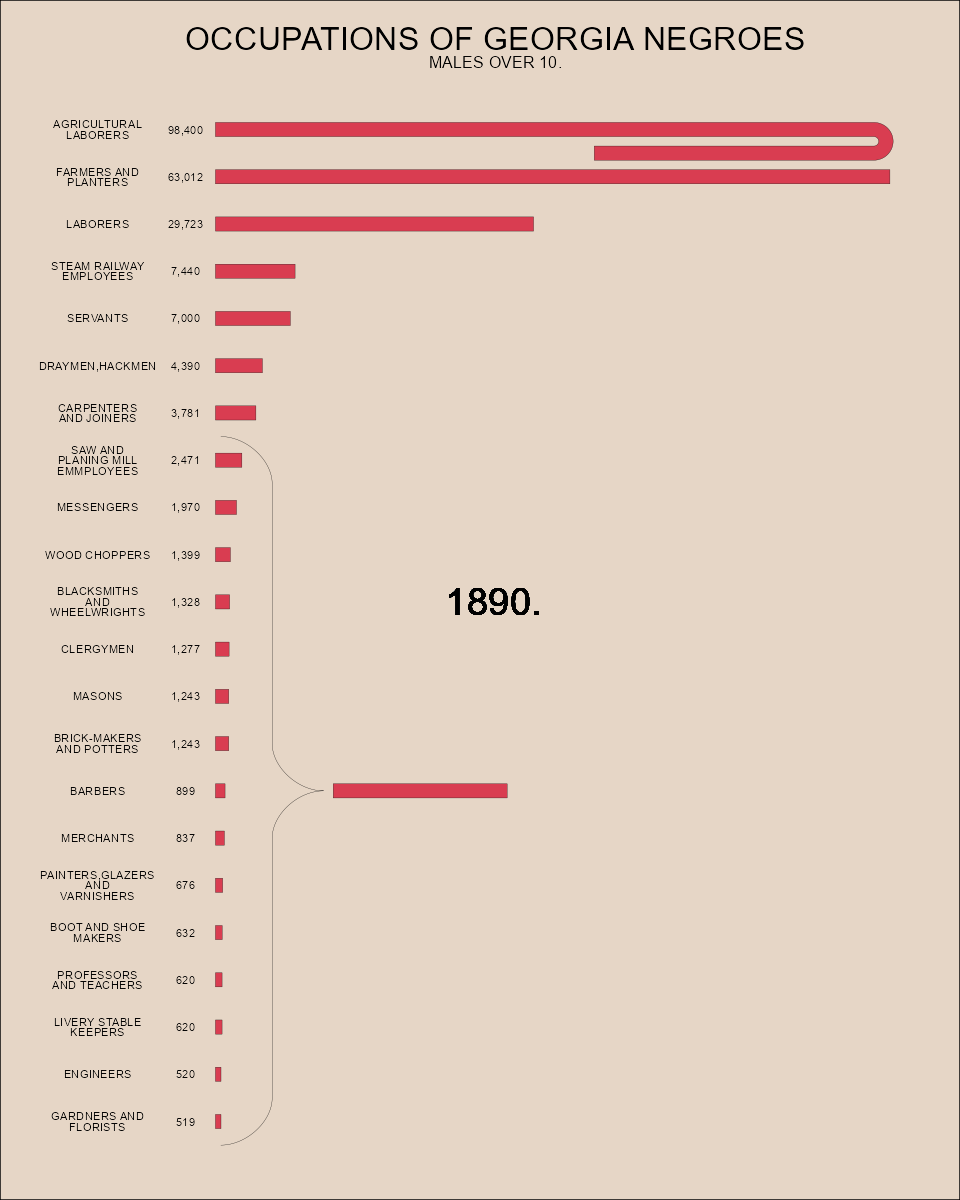

Here is the R script that generated this plot:
library(dplyr)
library(tidyr)
library(ggplot2)

# 1 - Load Data -----
data <- read.csv("./week 08/data.csv") %>%
  mutate(rank = nrow(data) - row_number())

# 2 - Format data -----
polygon_data <- data %>%
  mutate(rank = row_number()) %>%
  group_by(Occupation)

bar_width <- 0.2
same_bar_dist <- 0.1


# 3 - Functions ----
# Adding curly braces 
# Function to create a curly bracket
# OBS.: Not working as expected
create_smooth_brace <- function(x1, y1, x2, y2, width = NULL, n_points = 100) {
  # Default width if not provided
  if(is.null(width)) {
    width <- abs(y2 - y1) * 0.25
  }
  
  # Create a parameter t that goes from 0 to 1
  t <- seq(0, 1, length.out = n_points)
  
  # Create Bézier curve segments for a curly brace
  # These approximate the SVG path with proper curves
  brace <- data.frame(x = numeric(0), y = numeric(0))
  
  # First curve: bottom to first bend
  p0x <- 2; p0y <- 0  # Start point
  p1x <- 2; p1y <- 1  # Control point 1
  p2x <- 3; p2y <- 2  # Control point 2
  p3x <- 4; p3y <- 2  # End point
  
  x_vals <- (1-t)^3*p0x + 3*(1-t)^2*t*p1x + 3*(1-t)*t^2*p2x + t^3*p3x
  y_vals <- (1-t)^3*p0y + 3*(1-t)^2*t*p1y + 3*(1-t)*t^2*p2y + t^3*p3y
  brace <- rbind(brace, data.frame(x = x_vals, y = y_vals))
  
  # Straight line segment
  brace <- rbind(brace, data.frame(x = c(4, 15), y = c(2, 2)))
  
  # Second curve: to middle point
  p0x <- 15; p0y <- 2  # Start point
  p1x <- 16; p1y <- 2  # Control point 1
  p2x <- 17; p2y <- 3  # Control point 2
  p3x <- 17; p3y <- 4  # End point
  
  x_vals <- (1-t)^3*p0x + 3*(1-t)^2*t*p1x + 3*(1-t)*t^2*p2x + t^3*p3x
  y_vals <- (1-t)^3*p0y + 3*(1-t)^2*t*p1y + 3*(1-t)*t^2*p2y + t^3*p3y
  brace <- rbind(brace, data.frame(x = x_vals, y = y_vals))
  
  # Third curve: middle to second bend
  p0x <- 17; p0y <- 4  # Start point
  p1x <- 17; p1y <- 3  # Control point 1
  p2x <- 18; p2y <- 2  # Control point 2
  p3x <- 19; p3y <- 2  # End point
  
  x_vals <- (1-t)^3*p0x + 3*(1-t)^2*t*p1x + 3*(1-t)*t^2*p2x + t^3*p3x
  y_vals <- (1-t)^3*p0y + 3*(1-t)^2*t*p1y + 3*(1-t)*t^2*p2y + t^3*p3y
  brace <- rbind(brace, data.frame(x = x_vals, y = y_vals))
  
  # Straight line segment
  brace <- rbind(brace, data.frame(x = c(19, 30), y = c(2, 2)))
  
  # Fourth curve: to end
  p0x <- 30; p0y <- 2  # Start point
  p1x <- 31; p1y <- 2  # Control point 1
  p2x <- 32; p2y <- 1  # Control point 2
  p3x <- 32; p3y <- 0  # End point
  
  x_vals <- (1-t)^3*p0x + 3*(1-t)^2*t*p1x + 3*(1-t)*t^2*p2x + t^3*p3x
  y_vals <- (1-t)^3*p0y + 3*(1-t)^2*t*p1y + 3*(1-t)*t^2*p2y + t^3*p3y
  brace <- rbind(brace, data.frame(x = x_vals, y = y_vals))
  
  # Normalize coordinates (original width = 32, height = 4)
  brace$x <- brace$x / 32
  brace$y <- brace$y / 4
  
  # Transform to target position and size
  vertical <- abs(x2 - x1) < abs(y2 - y1)
  
  if (vertical) {
    # For vertical brace
    height <- abs(y2 - y1)
    if (y2 > y1) {
      # Pointing up
      result <- data.frame(
        x = x1 + brace$y * width,
        y = y1 + brace$x * height
      )
    } else {
      # Pointing down
      result <- data.frame(
        x = x1 + (1 - brace$y) * width,
        y = y1 + (1 - brace$x) * height
      )
    }
  } else {
    # For horizontal brace
    width_actual <- abs(x2 - x1)
    if (x2 > x1) {
      # Pointing right
      result <- data.frame(
        x = x1 + brace$x * width_actual,
        y = y1 + brace$y * width
      )
    } else {
      # Pointing left
      result <- data.frame(
        x = x1 + (1 - brace$x) * width_actual,
        y = y1 + brace$y * width
      )
    }
  }
  
  return(result)
}


# with semi circle ----
create_stretched_semicircle <- function(point1, point2, n_points = 20, 
                                        x_stretch = 2, orientation = "below") {
  # point1 and point2 should be vectors of the form c(x, y)
  # x_stretch controls the stretching factor in the x direction
  # orientation can be "below" or "above" to determine the direction of the arc
  
  # Calculate the midpoint between the two points
  midpoint <- c(
    (point1[1] + point2[1]) / 2,
    (point1[2] + point2[2]) / 2
  )
  
  # Calculate the distance between the points
  width <- sqrt((point2[1] - point1[1])^2 + (point2[2] - point1[2])^2)
  
  # Calculate the height of the semi-circle
  radius <- width / 2
  
  # Calculate the angle of the line between the points
  angle <- atan2(point2[2] - point1[2], point2[1] - point1[1])
  
  # Generate points for the stretched semi-circle
  result <- tibble(x = numeric(n_points), y = numeric(n_points))
  
  for (i in 1:n_points) {
    # Angle parameter from 0 to pi
    t <- (i - 1) * pi / (n_points - 1)
    
    # Determine sign for orientation
    orientation_factor <- ifelse(orientation == "below", -1, 1)
    
    # Calculate point on a unit semi-circle, but stretch x by the factor
    circle_x <- cos(t) * radius * x_stretch  # Apply x_stretch here
    circle_y <- orientation_factor * sin(t) * radius
    
    # Rotate the point
    rotated_x <- circle_x * cos(angle) - circle_y * sin(angle)
    rotated_y <- circle_x * sin(angle) + circle_y * cos(angle)
    
    # Translate to midpoint
    result$x[i] <- midpoint[1] + rotated_x
    result$y[i] <- midpoint[2] + rotated_y
  }
  
  return(result)
}


bar_width <- 0.2
same_bar_dist <- 0.1
cut_value <- 63012

polygon_data <- data %>%
  mutate(rank = nrow(data) - row_number()) %>%
  group_by(Occupation) %>%
  # First get the basic information
  mutate(
    needs_wrap = Count > cut_value,
    wrap_points = purrr::map(needs_wrap, function(wrap) {
      if(wrap) {
        
        outer_curve_points <- create_semicircle(c(cut_value - 1500,-bar_width/2 - same_bar_dist - bar_width), 
                                                c(cut_value - 1500,bar_width/2),orientation="below",n_points=100,y_stretch = 4500)
        inner_curve_points <- create_semicircle(c(cut_value - 1500,-bar_width/2),
                                                c(cut_value - 1500,-bar_width/2 - same_bar_dist), 
                                                orientation="above",y_stretch = 4500)
        
        tibble(
          x = c(0, outer_curve_points$x ,
                Count-cut_value, Count-cut_value,
                inner_curve_points$x ,0),
          y_offset = c(bar_width/2, outer_curve_points$y,
                       -bar_width/2 - same_bar_dist - bar_width,-bar_width/2 - same_bar_dist,
                       inner_curve_points$y,-bar_width/2),
          point_order = 1:124
        )
      } else {
        # For regular counts, create a simple rectangle
        tibble(
          x = c(0, Count, Count, 0),
          y_offset = c(bar_width/2, bar_width/2, -bar_width/2, -bar_width/2),
          point_order = 1:4
        )
      }
    })
  ) %>%
  unnest(wrap_points) %>%
  mutate(
    y = rank + y_offset
  ) %>%
  arrange(Occupation, point_order) %>%
  select(Occupation, x, y)

shift_x_bracket_polygon <- 11000
bracket_polygon <- data[8:nrow(data),] %>% 
  summarise(rank = mean(rank),Count=sum(Count)) %>%
  mutate(
    wrap_points = list(tibble(
      x = c(shift_x_bracket_polygon, Count + shift_x_bracket_polygon, Count +shift_x_bracket_polygon, shift_x_bracket_polygon),
      y_offset = c(bar_width/2, bar_width/2, -bar_width/2, -bar_width/2),
      point_order = 1:4
    ))
  
  ) %>%
  unnest(wrap_points) %>%
  mutate(
    y = rank + y_offset
  )

# 4 - Plot -----
ggplot(polygon_data) +
  geom_polygon(aes(x = x, y = y, group = Occupation),fill = '#d93d51', color = "black",linewidth = .1) +
  geom_text(data = data,
            aes(x = -11000, y = rank, label = stringr::str_wrap(Occupation, 13) ),
            hjust = "center", size = 3,
            lineheight = .75) +
  geom_text(data = data,
            aes(x = -2800, y = rank, label = scales::comma(Count) ),
            hjust = "center", size = 3,
            lineheight = .75) +
  geom_path(data = create_smooth_brace(x1=500, y1=-1.5, x2=500, y2=14.5), aes(x + (x-500)*2400, y),linewidth = .1) +
  geom_text(aes(x=26000,y=11,label= "1890."),size=10,family = "Teko",) +
  geom_polygon(data = bracket_polygon, 
               aes(x = x, y = y),
               fill = '#d93d51', color = "black",linewidth = .1) +
  # scale_fill_viridis_d() +
  theme_minimal() +
  theme(legend.position = "none") +
  labs(
    title = "Occupation Count",
    x = "Count",
    y = "Occupation"
  ) +
  labs(title = "OCCUPATIONS OF GEORGIA NEGROES",subtitle = "MALES OVER 10.") +
  theme(
    plot.background = element_rect(fill = "#e6d6c6ff"), 
    plot.title = element_text(
      family = "Teko",
      size = 24,
      hjust = 0.5,
      margin = margin(t = 20, b = 0) 
    ),
    plot.subtitle = element_text(
      family = "Teko",
      size = 12,
      hjust = 0.5,
      margin = margin(t = 0, b = 0) 
    ),
    plot.margin = margin(t = 00, r = 20, b = 0, l = 40),
    panel.grid = element_blank(),
    panel.background = element_blank(),
    axis.title = element_blank(),
    axis.text = element_blank(),
    axis.ticks = element_blank(),
    axis.line = element_blank(),
    legend.position = "bottom",
    legend.direction = "horizontal"
    # legend.position = c(0.5, -0.1),     
    # legend.justification = c(0.5, -.5),
  ) + coord_cartesian(clip="off")
  

ggsave("week 08/week 08.png",width = 960, height = 1200, units = 'px',dpi=96*1.02)
